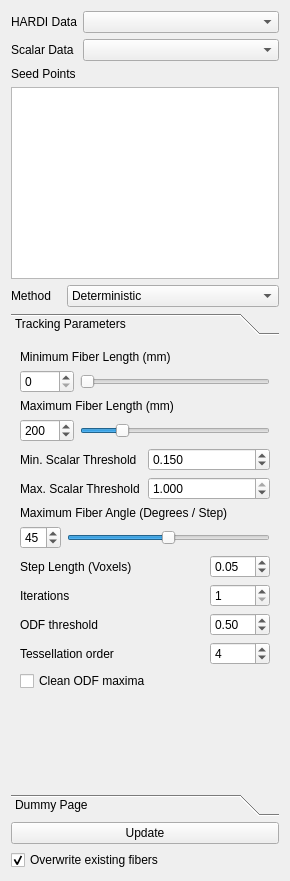
<?xml version="1.0" encoding="UTF-8"?>
<ui version="4.0">
 <class>HARDIFiberTrackingForm</class>
 <widget class="QWidget" name="HARDIFiberTrackingForm">
  <property name="geometry">
   <rect>
    <x>0</x>
    <y>0</y>
    <width>290</width>
    <height>881</height>
   </rect>
  </property>
  <property name="windowTitle">
   <string>Form</string>
  </property>
  <layout class="QVBoxLayout" name="verticalLayout_3">
   <item>
    <layout class="QHBoxLayout" name="DataSelectionHLayout">
     <item>
      <layout class="QVBoxLayout" name="DataSelectionLabelVLayout">
       <item>
        <widget class="QLabel" name="DTIDataLabel">
         <property name="text">
          <string>HARDI Data</string>
         </property>
        </widget>
       </item>
       <item>
        <widget class="QLabel" name="AIDataLabel">
         <property name="text">
          <string>Scalar Data</string>
         </property>
        </widget>
       </item>
      </layout>
     </item>
     <item>
      <layout class="QVBoxLayout" name="DataSelectionComboVLayout">
       <item>
        <widget class="QComboBox" name="HARDIDataCombo">
         <property name="sizePolicy">
          <sizepolicy hsizetype="MinimumExpanding" vsizetype="Fixed">
           <horstretch>0</horstretch>
           <verstretch>0</verstretch>
          </sizepolicy>
         </property>
        </widget>
       </item>
       <item>
        <widget class="QComboBox" name="AIDataCombo"/>
       </item>
      </layout>
     </item>
    </layout>
   </item>
   <item>
    <widget class="QLabel" name="label">
     <property name="text">
      <string>Seed Points</string>
     </property>
    </widget>
   </item>
   <item>
    <widget class="QListWidget" name="seedList">
     <property name="sizePolicy">
      <sizepolicy hsizetype="MinimumExpanding" vsizetype="Minimum">
       <horstretch>0</horstretch>
       <verstretch>0</verstretch>
      </sizepolicy>
     </property>
     <property name="selectionMode">
      <enum>QAbstractItemView::MultiSelection</enum>
     </property>
     <property name="layoutMode">
      <enum>QListView::SinglePass</enum>
     </property>
     <property name="sortingEnabled">
      <bool>false</bool>
     </property>
    </widget>
   </item>
   <item>
    <layout class="QHBoxLayout" name="trackingMethodHLayout">
     <item>
      <widget class="QLabel" name="trackingMethodLabel">
       <property name="sizePolicy">
        <sizepolicy hsizetype="Fixed" vsizetype="Preferred">
         <horstretch>0</horstretch>
         <verstretch>0</verstretch>
        </sizepolicy>
       </property>
       <property name="text">
        <string>Method   </string>
       </property>
      </widget>
     </item>
     <item>
      <widget class="QComboBox" name="trackingMethodCombo">
       <item>
        <property name="text">
         <string>Deterministic</string>
        </property>
       </item>
      </widget>
     </item>
    </layout>
   </item>
   <item>
    <widget class="QToolBox" name="fiberTrackingToolbox">
     <property name="sizePolicy">
      <sizepolicy hsizetype="Preferred" vsizetype="MinimumExpanding">
       <horstretch>0</horstretch>
       <verstretch>0</verstretch>
      </sizepolicy>
     </property>
     <property name="frameShape">
      <enum>QFrame::NoFrame</enum>
     </property>
     <property name="currentIndex">
      <number>0</number>
     </property>
     <property name="tabSpacing">
      <number>6</number>
     </property>
     <widget class="QWidget" name="trackingParametersPage">
      <property name="geometry">
       <rect>
        <x>0</x>
        <y>0</y>
        <width>272</width>
        <height>456</height>
       </rect>
      </property>
      <attribute name="label">
       <string notr="true">Tracking Parameters</string>
      </attribute>
      <layout class="QVBoxLayout" name="verticalLayout">
       <item>
        <widget class="QLabel" name="parametersMinLengthLabel">
         <property name="text">
          <string>Minimum Fiber Length (mm) </string>
         </property>
        </widget>
       </item>
       <item>
        <layout class="QHBoxLayout" name="parametersMinLengthHLayout">
         <item>
          <widget class="QSpinBox" name="parametersMinLengthSpinner">
           <property name="maximum">
            <number>1000</number>
           </property>
           <property name="singleStep">
            <number>10</number>
           </property>
          </widget>
         </item>
         <item>
          <widget class="QSlider" name="parametersMinLengthSlider">
           <property name="maximum">
            <number>1000</number>
           </property>
           <property name="singleStep">
            <number>10</number>
           </property>
           <property name="orientation">
            <enum>Qt::Horizontal</enum>
           </property>
          </widget>
         </item>
        </layout>
       </item>
       <item>
        <widget class="QLabel" name="parametersMaxLengthLabel">
         <property name="text">
          <string>Maximum Fiber Length (mm)</string>
         </property>
        </widget>
       </item>
       <item>
        <layout class="QHBoxLayout" name="parametersMaxLengthHLayout">
         <item>
          <widget class="QSpinBox" name="parametersMaxLengthSpinner">
           <property name="minimum">
            <number>1</number>
           </property>
           <property name="maximum">
            <number>1000</number>
           </property>
           <property name="value">
            <number>200</number>
           </property>
          </widget>
         </item>
         <item>
          <widget class="QSlider" name="parametersMaxLengthSlider">
           <property name="minimum">
            <number>1</number>
           </property>
           <property name="maximum">
            <number>1000</number>
           </property>
           <property name="value">
            <number>200</number>
           </property>
           <property name="orientation">
            <enum>Qt::Horizontal</enum>
           </property>
          </widget>
         </item>
        </layout>
       </item>
       <item>
        <layout class="QHBoxLayout" name="horizontalLayout_3">
         <property name="bottomMargin">
          <number>0</number>
         </property>
         <item>
          <widget class="QLabel" name="parametersMinAILabel">
           <property name="text">
            <string>Min. Scalar Threshold</string>
           </property>
          </widget>
         </item>
         <item>
          <widget class="QDoubleSpinBox" name="parametersMinAISpin">
           <property name="decimals">
            <number>3</number>
           </property>
           <property name="maximum">
            <double>1.000000000000000</double>
           </property>
           <property name="singleStep">
            <double>0.010000000000000</double>
           </property>
           <property name="value">
            <double>0.150000000000000</double>
           </property>
          </widget>
         </item>
        </layout>
       </item>
       <item>
        <layout class="QHBoxLayout" name="horizontalLayout_4">
         <property name="bottomMargin">
          <number>0</number>
         </property>
         <item>
          <widget class="QLabel" name="parametersMaxAILabel">
           <property name="text">
            <string>Max. Scalar Threshold</string>
           </property>
          </widget>
         </item>
         <item>
          <widget class="QDoubleSpinBox" name="parametersMaxAISpin">
           <property name="decimals">
            <number>3</number>
           </property>
           <property name="maximum">
            <double>1.000000000000000</double>
           </property>
           <property name="singleStep">
            <double>0.010000000000000</double>
           </property>
           <property name="value">
            <double>1.000000000000000</double>
           </property>
          </widget>
         </item>
        </layout>
       </item>
       <item>
        <widget class="QLabel" name="parametersAngleLabel">
         <property name="text">
          <string>Maximum Fiber Angle (Degrees / Step)</string>
         </property>
        </widget>
       </item>
       <item>
        <layout class="QHBoxLayout" name="parametersAngleHLayout">
         <item>
          <widget class="QSpinBox" name="parametersAngleSpinner">
           <property name="maximum">
            <number>90</number>
           </property>
           <property name="value">
            <number>45</number>
           </property>
          </widget>
         </item>
         <item>
          <widget class="QSlider" name="parametersAngleSlider">
           <property name="maximum">
            <number>90</number>
           </property>
           <property name="value">
            <number>45</number>
           </property>
           <property name="orientation">
            <enum>Qt::Horizontal</enum>
           </property>
          </widget>
         </item>
        </layout>
       </item>
       <item>
        <layout class="QHBoxLayout" name="horizontalLayout">
         <item>
          <widget class="QLabel" name="parametersStepSizeLabel">
           <property name="text">
            <string>Step Length (Voxels)</string>
           </property>
          </widget>
         </item>
         <item>
          <widget class="QDoubleSpinBox" name="parametersStepSizeSpinner">
           <property name="sizePolicy">
            <sizepolicy hsizetype="Fixed" vsizetype="Fixed">
             <horstretch>0</horstretch>
             <verstretch>0</verstretch>
            </sizepolicy>
           </property>
           <property name="minimumSize">
            <size>
             <width>60</width>
             <height>0</height>
            </size>
           </property>
           <property name="maximum">
            <double>1.000000000000000</double>
           </property>
           <property name="singleStep">
            <double>0.010000000000000</double>
           </property>
           <property name="value">
            <double>0.050000000000000</double>
           </property>
          </widget>
         </item>
        </layout>
       </item>
       <item>
        <layout class="QHBoxLayout" name="horizontalLayout_2">
         <item>
          <widget class="QLabel" name="iterationlabel">
           <property name="text">
            <string>Iterations</string>
           </property>
          </widget>
         </item>
         <item>
          <widget class="QSpinBox" name="iterationSpinner">
           <property name="sizePolicy">
            <sizepolicy hsizetype="Fixed" vsizetype="Fixed">
             <horstretch>0</horstretch>
             <verstretch>0</verstretch>
            </sizepolicy>
           </property>
           <property name="minimumSize">
            <size>
             <width>60</width>
             <height>0</height>
            </size>
           </property>
           <property name="minimum">
            <number>1</number>
           </property>
           <property name="maximum">
            <number>1000</number>
           </property>
          </widget>
         </item>
        </layout>
       </item>
       <item>
        <layout class="QHBoxLayout" name="horizontalLayout_5">
         <item>
          <widget class="QLabel" name="tresholdLabel">
           <property name="text">
            <string>ODF threshold</string>
           </property>
          </widget>
         </item>
         <item>
          <widget class="QDoubleSpinBox" name="tresholdSpinner">
           <property name="sizePolicy">
            <sizepolicy hsizetype="Fixed" vsizetype="Fixed">
             <horstretch>0</horstretch>
             <verstretch>0</verstretch>
            </sizepolicy>
           </property>
           <property name="minimumSize">
            <size>
             <width>60</width>
             <height>0</height>
            </size>
           </property>
           <property name="maximum">
            <double>1.000000000000000</double>
           </property>
           <property name="singleStep">
            <double>0.010000000000000</double>
           </property>
           <property name="value">
            <double>0.500000000000000</double>
           </property>
          </widget>
         </item>
        </layout>
       </item>
       <item>
        <layout class="QHBoxLayout" name="horizontalLayout_6">
         <item>
          <widget class="QLabel" name="tesselationLabel">
           <property name="text">
            <string>Tessellation order</string>
           </property>
          </widget>
         </item>
         <item>
          <widget class="QSpinBox" name="tesselationSpinner">
           <property name="sizePolicy">
            <sizepolicy hsizetype="Fixed" vsizetype="Fixed">
             <horstretch>0</horstretch>
             <verstretch>0</verstretch>
            </sizepolicy>
           </property>
           <property name="minimumSize">
            <size>
             <width>60</width>
             <height>0</height>
            </size>
           </property>
           <property name="minimum">
            <number>1</number>
           </property>
           <property name="maximum">
            <number>8</number>
           </property>
           <property name="value">
            <number>4</number>
           </property>
          </widget>
         </item>
        </layout>
       </item>
       <item>
        <widget class="QCheckBox" name="cleanBox">
         <property name="text">
          <string>Clean ODF maxima</string>
         </property>
        </widget>
       </item>
       <item>
        <spacer name="verticalSpacer">
         <property name="orientation">
          <enum>Qt::Vertical</enum>
         </property>
         <property name="sizeHint" stdset="0">
          <size>
           <width>20</width>
           <height>40</height>
          </size>
         </property>
        </spacer>
       </item>
      </layout>
     </widget>
     <widget class="QWidget" name="dummyPage">
      <property name="geometry">
       <rect>
        <x>0</x>
        <y>0</y>
        <width>98</width>
        <height>28</height>
       </rect>
      </property>
      <attribute name="label">
       <string>Dummy Page</string>
      </attribute>
      <layout class="QVBoxLayout" name="verticalLayout_2">
       <item>
        <spacer name="verticalSpacer_2">
         <property name="orientation">
          <enum>Qt::Vertical</enum>
         </property>
         <property name="sizeHint" stdset="0">
          <size>
           <width>20</width>
           <height>40</height>
          </size>
         </property>
        </spacer>
       </item>
      </layout>
     </widget>
    </widget>
   </item>
   <item>
    <widget class="QPushButton" name="updateButton">
     <property name="text">
      <string>Update</string>
     </property>
    </widget>
   </item>
   <item>
    <widget class="QCheckBox" name="overwriteCheck">
     <property name="text">
      <string>Overwrite existing fibers</string>
     </property>
     <property name="checked">
      <bool>true</bool>
     </property>
    </widget>
   </item>
  </layout>
 </widget>
 <resources/>
 <connections>
  <connection>
   <sender>parametersAngleSlider</sender>
   <signal>sliderMoved(int)</signal>
   <receiver>parametersAngleSpinner</receiver>
   <slot>setValue(int)</slot>
   <hints>
    <hint type="sourcelabel">
     <x>198</x>
     <y>709</y>
    </hint>
    <hint type="destinationlabel">
     <x>40</x>
     <y>708</y>
    </hint>
   </hints>
  </connection>
  <connection>
   <sender>parametersAngleSpinner</sender>
   <signal>valueChanged(int)</signal>
   <receiver>parametersAngleSlider</receiver>
   <slot>setValue(int)</slot>
   <hints>
    <hint type="sourcelabel">
     <x>40</x>
     <y>708</y>
    </hint>
    <hint type="destinationlabel">
     <x>198</x>
     <y>709</y>
    </hint>
   </hints>
  </connection>
  <connection>
   <sender>parametersMaxLengthSlider</sender>
   <signal>sliderMoved(int)</signal>
   <receiver>parametersMaxLengthSpinner</receiver>
   <slot>setValue(int)</slot>
   <hints>
    <hint type="sourcelabel">
     <x>199</x>
     <y>589</y>
    </hint>
    <hint type="destinationlabel">
     <x>42</x>
     <y>588</y>
    </hint>
   </hints>
  </connection>
  <connection>
   <sender>parametersMaxLengthSpinner</sender>
   <signal>valueChanged(int)</signal>
   <receiver>parametersMaxLengthSlider</receiver>
   <slot>setValue(int)</slot>
   <hints>
    <hint type="sourcelabel">
     <x>42</x>
     <y>588</y>
    </hint>
    <hint type="destinationlabel">
     <x>199</x>
     <y>589</y>
    </hint>
   </hints>
  </connection>
  <connection>
   <sender>parametersMinLengthSlider</sender>
   <signal>sliderMoved(int)</signal>
   <receiver>parametersMinLengthSpinner</receiver>
   <slot>setValue(int)</slot>
   <hints>
    <hint type="sourcelabel">
     <x>199</x>
     <y>529</y>
    </hint>
    <hint type="destinationlabel">
     <x>42</x>
     <y>528</y>
    </hint>
   </hints>
  </connection>
  <connection>
   <sender>parametersMinLengthSpinner</sender>
   <signal>valueChanged(int)</signal>
   <receiver>parametersMinLengthSlider</receiver>
   <slot>setValue(int)</slot>
   <hints>
    <hint type="sourcelabel">
     <x>42</x>
     <y>528</y>
    </hint>
    <hint type="destinationlabel">
     <x>199</x>
     <y>529</y>
    </hint>
   </hints>
  </connection>
 </connections>
</ui>
